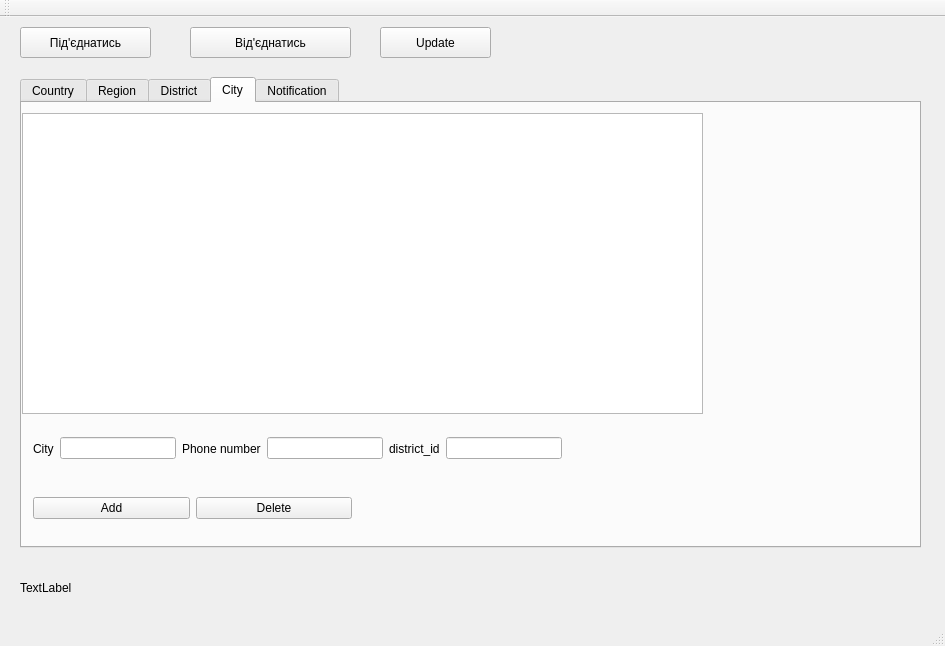
<?xml version="1.0" encoding="UTF-8"?>
<ui version="4.0">
 <class>MainWindow</class>
 <widget class="QMainWindow" name="MainWindow">
  <property name="geometry">
   <rect>
    <x>0</x>
    <y>0</y>
    <width>945</width>
    <height>646</height>
   </rect>
  </property>
  <property name="windowTitle">
   <string>MainWindow</string>
  </property>
  <widget class="QWidget" name="centralWidget">
   <widget class="QTabWidget" name="tabWidget">
    <property name="geometry">
     <rect>
      <x>20</x>
      <y>60</y>
      <width>901</width>
      <height>471</height>
     </rect>
    </property>
    <property name="minimumSize">
     <size>
      <width>0</width>
      <height>0</height>
     </size>
    </property>
    <property name="currentIndex">
     <number>3</number>
    </property>
    <widget class="QWidget" name="tab_3">
     <attribute name="title">
      <string>Country</string>
     </attribute>
     <widget class="QTableView" name="table_country">
      <property name="geometry">
       <rect>
        <x>25</x>
        <y>21</y>
        <width>721</width>
        <height>221</height>
       </rect>
      </property>
     </widget>
     <widget class="QWidget" name="horizontalLayoutWidget">
      <property name="geometry">
       <rect>
        <x>30</x>
        <y>250</y>
        <width>681</width>
        <height>80</height>
       </rect>
      </property>
      <layout class="QHBoxLayout" name="horizontalLayout">
       <item>
        <widget class="QLabel" name="label">
         <property name="text">
          <string>Country</string>
         </property>
        </widget>
       </item>
       <item>
        <widget class="QLineEdit" name="input_country"/>
       </item>
       <item>
        <widget class="QLabel" name="label_2">
         <property name="text">
          <string>Citizenship</string>
         </property>
        </widget>
       </item>
       <item>
        <widget class="QLineEdit" name="input_citizenship"/>
       </item>
      </layout>
     </widget>
     <widget class="QWidget" name="horizontalLayoutWidget_2">
      <property name="geometry">
       <rect>
        <x>30</x>
        <y>340</y>
        <width>401</width>
        <height>80</height>
       </rect>
      </property>
      <layout class="QHBoxLayout" name="horizontalLayout_2">
       <item>
        <widget class="QPushButton" name="add_country">
         <property name="text">
          <string>Add</string>
         </property>
        </widget>
       </item>
       <item>
        <widget class="QPushButton" name="delete_country">
         <property name="text">
          <string>Delete</string>
         </property>
        </widget>
       </item>
      </layout>
     </widget>
    </widget>
    <widget class="QWidget" name="tab">
     <attribute name="title">
      <string>Region</string>
     </attribute>
     <widget class="QTableView" name="table_region">
      <property name="geometry">
       <rect>
        <x>20</x>
        <y>10</y>
        <width>841</width>
        <height>251</height>
       </rect>
      </property>
     </widget>
     <widget class="QWidget" name="horizontalLayoutWidget_3">
      <property name="geometry">
       <rect>
        <x>20</x>
        <y>270</y>
        <width>491</width>
        <height>61</height>
       </rect>
      </property>
      <layout class="QHBoxLayout" name="horizontalLayout_4">
       <item>
        <widget class="QLabel" name="label_3">
         <property name="text">
          <string>Region</string>
         </property>
        </widget>
       </item>
       <item>
        <widget class="QLineEdit" name="input_region">
         <property name="minimumSize">
          <size>
           <width>3</width>
           <height>0</height>
          </size>
         </property>
        </widget>
       </item>
       <item>
        <widget class="QLabel" name="label_4">
         <property name="text">
          <string>country_id</string>
         </property>
        </widget>
       </item>
       <item>
        <widget class="QLineEdit" name="input_cauntry_id"/>
       </item>
      </layout>
     </widget>
     <widget class="QWidget" name="horizontalLayoutWidget_4">
      <property name="geometry">
       <rect>
        <x>20</x>
        <y>340</y>
        <width>291</width>
        <height>61</height>
       </rect>
      </property>
      <layout class="QHBoxLayout" name="horizontalLayout_5">
       <item>
        <widget class="QPushButton" name="add_region">
         <property name="text">
          <string>Add</string>
         </property>
        </widget>
       </item>
       <item>
        <widget class="QPushButton" name="delete_region">
         <property name="text">
          <string>Delete</string>
         </property>
        </widget>
       </item>
      </layout>
     </widget>
    </widget>
    <widget class="QWidget" name="tab_4">
     <attribute name="title">
      <string>District</string>
     </attribute>
     <widget class="QTableView" name="table_district">
      <property name="geometry">
       <rect>
        <x>20</x>
        <y>10</y>
        <width>651</width>
        <height>291</height>
       </rect>
      </property>
     </widget>
     <widget class="QWidget" name="horizontalLayoutWidget_5">
      <property name="geometry">
       <rect>
        <x>20</x>
        <y>310</y>
        <width>451</width>
        <height>51</height>
       </rect>
      </property>
      <layout class="QHBoxLayout" name="horizontalLayout_6">
       <item>
        <widget class="QLabel" name="label_5">
         <property name="text">
          <string>District</string>
         </property>
        </widget>
       </item>
       <item>
        <widget class="QLineEdit" name="input_district"/>
       </item>
       <item>
        <widget class="QLabel" name="label_6">
         <property name="text">
          <string>region_id</string>
         </property>
        </widget>
       </item>
       <item>
        <widget class="QLineEdit" name="input_region_id"/>
       </item>
      </layout>
     </widget>
     <widget class="QWidget" name="horizontalLayoutWidget_6">
      <property name="geometry">
       <rect>
        <x>20</x>
        <y>370</y>
        <width>451</width>
        <height>61</height>
       </rect>
      </property>
      <layout class="QHBoxLayout" name="horizontalLayout_7">
       <item>
        <widget class="QPushButton" name="button_add_district">
         <property name="text">
          <string>Add</string>
         </property>
        </widget>
       </item>
       <item>
        <widget class="QPushButton" name="button_delete_district">
         <property name="text">
          <string>Delete</string>
         </property>
        </widget>
       </item>
      </layout>
     </widget>
    </widget>
    <widget class="QWidget" name="tab_5">
     <attribute name="title">
      <string>City</string>
     </attribute>
     <widget class="QTableView" name="table_cities">
      <property name="geometry">
       <rect>
        <x>0</x>
        <y>10</y>
        <width>681</width>
        <height>301</height>
       </rect>
      </property>
      <property name="maximumSize">
       <size>
        <width>16777215</width>
        <height>16777215</height>
       </size>
      </property>
     </widget>
     <widget class="QWidget" name="horizontalLayoutWidget_7">
      <property name="geometry">
       <rect>
        <x>0</x>
        <y>320</y>
        <width>551</width>
        <height>51</height>
       </rect>
      </property>
      <layout class="QHBoxLayout" name="horizontalLayout_8">
       <item>
        <widget class="QLabel" name="label_7">
         <property name="text">
          <string>City</string>
         </property>
        </widget>
       </item>
       <item>
        <widget class="QLineEdit" name="input_city"/>
       </item>
       <item>
        <widget class="QLabel" name="label_9">
         <property name="text">
          <string>Phone number</string>
         </property>
        </widget>
       </item>
       <item>
        <widget class="QLineEdit" name="input_phone"/>
       </item>
       <item>
        <widget class="QLabel" name="label_8">
         <property name="text">
          <string>district_id</string>
         </property>
        </widget>
       </item>
       <item>
        <widget class="QLineEdit" name="input_disctict_id"/>
       </item>
      </layout>
     </widget>
     <widget class="QWidget" name="horizontalLayoutWidget_8">
      <property name="geometry">
       <rect>
        <x>0</x>
        <y>380</y>
        <width>341</width>
        <height>51</height>
       </rect>
      </property>
      <layout class="QHBoxLayout" name="horizontalLayout_9">
       <item>
        <widget class="QPushButton" name="button_add_city">
         <property name="text">
          <string>Add</string>
         </property>
        </widget>
       </item>
       <item>
        <widget class="QPushButton" name="button_delete_city">
         <property name="text">
          <string>Delete</string>
         </property>
        </widget>
       </item>
      </layout>
     </widget>
    </widget>
    <widget class="QWidget" name="tab_2">
     <attribute name="title">
      <string>Notification</string>
     </attribute>
     <widget class="QTextEdit" name="text_notification">
      <property name="geometry">
       <rect>
        <x>20</x>
        <y>20</y>
        <width>491</width>
        <height>261</height>
       </rect>
      </property>
     </widget>
     <widget class="QPushButton" name="save_to_file">
      <property name="geometry">
       <rect>
        <x>20</x>
        <y>300</y>
        <width>131</width>
        <height>41</height>
       </rect>
      </property>
      <property name="maximumSize">
       <size>
        <width>16777215</width>
        <height>16777215</height>
       </size>
      </property>
      <property name="text">
       <string>Save to file</string>
      </property>
      <property name="autoRepeatInterval">
       <number>108</number>
      </property>
     </widget>
    </widget>
   </widget>
   <widget class="QPushButton" name="connectButton">
    <property name="geometry">
     <rect>
      <x>20</x>
      <y>10</y>
      <width>131</width>
      <height>31</height>
     </rect>
    </property>
    <property name="text">
     <string>Під'єднатись</string>
    </property>
   </widget>
   <widget class="QPushButton" name="disconectButton">
    <property name="geometry">
     <rect>
      <x>190</x>
      <y>10</y>
      <width>161</width>
      <height>31</height>
     </rect>
    </property>
    <property name="text">
     <string>Від'єднатись</string>
    </property>
   </widget>
   <widget class="QLabel" name="statusString">
    <property name="geometry">
     <rect>
      <x>20</x>
      <y>550</y>
      <width>841</width>
      <height>41</height>
     </rect>
    </property>
    <property name="text">
     <string>TextLabel</string>
    </property>
   </widget>
   <widget class="QPushButton" name="updateButton">
    <property name="geometry">
     <rect>
      <x>380</x>
      <y>10</y>
      <width>111</width>
      <height>31</height>
     </rect>
    </property>
    <property name="text">
     <string>Update</string>
    </property>
   </widget>
  </widget>
  <widget class="QMenuBar" name="menuBar">
   <property name="geometry">
    <rect>
     <x>0</x>
     <y>0</y>
     <width>945</width>
     <height>22</height>
    </rect>
   </property>
  </widget>
  <widget class="QToolBar" name="mainToolBar">
   <attribute name="toolBarArea">
    <enum>TopToolBarArea</enum>
   </attribute>
   <attribute name="toolBarBreak">
    <bool>false</bool>
   </attribute>
  </widget>
  <widget class="QStatusBar" name="statusBar"/>
 </widget>
 <layoutdefault spacing="6" margin="11"/>
 <resources/>
 <connections/>
</ui>
